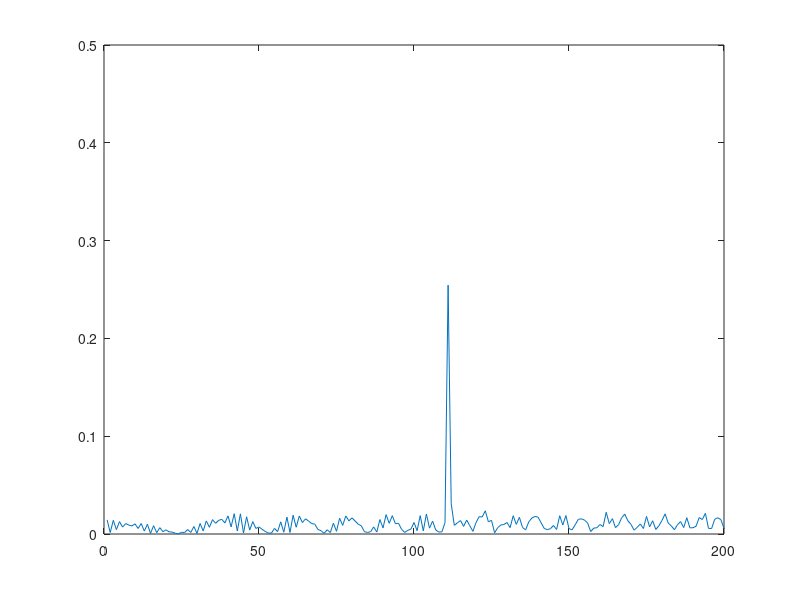
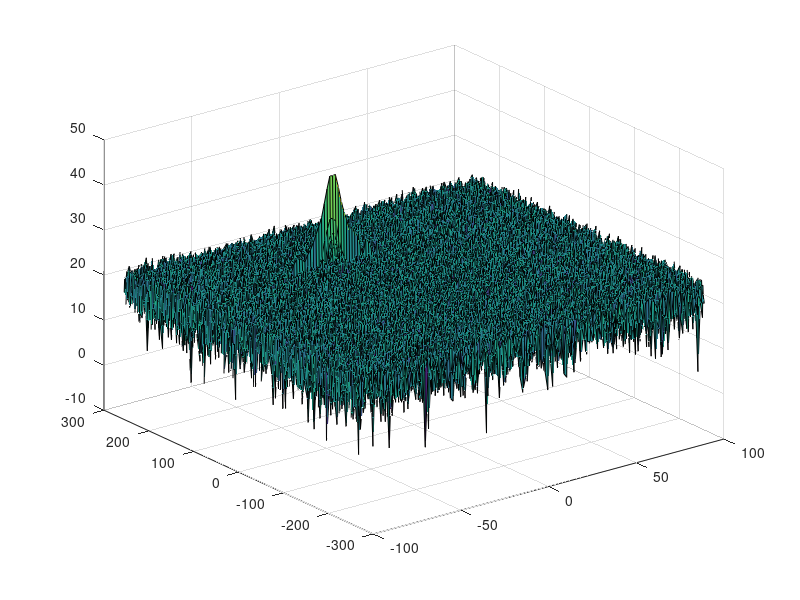

Recreate these plots in MATLAB, in order. (Note: this script raises an error after producing the figures.)
close all
clear all
clc;

%% Radar Specifications 
%%%%%%%%%%%%%%%%%%%%%%%%%%%
% Frequency of operation = 77GHz
% Max Range = 200m
% Range Resolution = 1 m
% Max Velocity = 100 m/s
%%%%%%%%%%%%%%%%%%%%%%%%%%%

%speed of light = 3e8

Rmax = 200;  % m
Rres = 1;    % m
Vres = 3;    % m/s
Vmax = 70;   % m/s
c    = 3e8;  % m/s

sweepFactor = 5.5;

%% User Defined Range and Velocity of target
% *%TODO* :
% define the target's initial position and velocity. Note : Velocity
% remains contant
Rtarget = 110;  % m
Vtarget = -20;   % m/s
 


%% FMCW Waveform Generation

% *%TODO* :
%Design the FMCW waveform by giving the specs of each of its parameters.
% Calculate the Bandwidth (B), Chirp Time (Tchirp) and Slope (slope) of the FMCW
% chirp using the requirements above.

B      = c/(2 * Rres); %Bandwidth(Bsweep)=speed_of_light/(2*rangeResolution)
Tchirp = sweepFactor * 2 * Rmax / c;
slope  = B / Tchirp;

%Operating carrier frequency of Radar 
fc= 77e9;             %carrier freq

                                                          
%The number of chirps in one sequence. Its ideal to have 2^ value for the ease of running the FFT
%for Doppler Estimation. 
Nd=128;                   % #of doppler cells OR #of sent periods % number of chirps

%The number of samples on each chirp. 
Nr=1024;                  %for length of time OR # of range cells

% Timestamp for running the displacement scenario for every sample on each
% chirp
t=linspace(0,Nd*Tchirp,Nr*Nd); %total time for samples


%Creating the vectors for Tx, Rx and Mix based on the total samples input.
Tx=zeros(1,length(t)); %transmitted signal
Rx=zeros(1,length(t)); %received signal
Mix = zeros(1,length(t)); %beat signal

%Similar vectors for range_covered and time delay.
r_t=zeros(1,length(t));
td=zeros(1,length(t));


%% Signal generation and Moving Target simulation
% Running the radar scenario over the time. 

% t(1:50)

for i=1:length(t)         
    
    
    % *%TODO* :
    %For each time stamp update the Range of the Target for constant velocity. 
    if (i > 1)
        Rtarget = Rtarget + Vtarget * (t(i) - t(i - 1));
    end
    
    tD = 2 * Rtarget / c ;
    
    % *%TODO* :
    %For each time sample we need update the transmitted and
    %received signal. 
    Tx(i) = cos( 2*pi * (fc * t(i) + slope * (t(i)^2) / 2));
    Rx(i) = cos( 2*pi * (fc * (t(i) - tD) + (slope * (t(i) - tD)^2 ) / 2));
    
    % *%TODO* :
    %Now by mixing the Transmit and Receive generate the beat signal
    %This is done by element wise matrix multiplication of Transmit and
    %Receiver Signal
    Mix(i) = Tx(i) * Rx(i);
    
end

%% RANGE MEASUREMENT


 % *%TODO* :
%reshape the vector into Nr*Nd array. Nr and Nd here would also define the size of
%Range and Doppler FFT respectively.
signal     = reshape(Mix, [Nr, Nd]);

 % *%TODO* :
%run the FFT on the beat signal along the range bins dimension (Nr) and
%normalize.
signal_fft = fft(signal, Nr, 1);

 % *%TODO* :
% Take the absolute value of FFT output
P2 = abs(signal_fft/Nr);

 % *%TODO* :
% Output of FFT is double sided signal, but we are interested in only one side of the spectrum.
% Hence we throw out half of the samples.
P1 = P2(1:Nr/2 + 1);


%plotting the range


 % *%TODO* :
 % plot FFT output 


figure ('Name','Range from First FFT')  %plotting the range
plot(P1);                               % plot FFT output 
axis ([0 200 0 0.5]);


%% RANGE DOPPLER RESPONSE
% The 2D FFT implementation is already provided here. This will run a 2DFFT
% on the mixed signal (beat signal) output and generate a range doppler
% map.You will implement CFAR on the generated RDM


% Range Doppler Map Generation.

% The output of the 2D FFT is an image that has reponse in the range and
% doppler FFT bins. So, it is important to convert the axis from bin sizes
% to range and doppler based on their Max values.

Mix=reshape(Mix,[Nr,Nd]);

% 2D FFT using the FFT size for both dimensions.
sig_fft2 = fft2(Mix,Nr,Nd);

% Taking just one side of signal from Range dimension.
sig_fft2 = sig_fft2(1:Nr/2,1:Nd);
sig_fft2 = fftshift (sig_fft2);
RDM = abs(sig_fft2);
RDM = 10*log10(RDM) ;

%use the surf function to plot the output of 2DFFT and to show axis in both
%dimensions
doppler_axis = linspace(-100,100,Nd);
range_axis = linspace(-200,200,Nr/2)*((Nr/2)/400);
figure,surf(doppler_axis,range_axis,RDM);

%% CFAR implementation

%Slide Window through the complete Range Doppler Map

% *%TODO* :
%Select the number of Training Cells in both the dimensions.
Tc = 8;
Tr = 10;

% *%TODO* :
%Select the number of Guard Cells in both dimensions around the Cell under 
%test (CUT) for accurate estimation
Gc = 2;
Gr = 4;

Cols = 2 * (Tc + Gc) + 1;
Rows = 2 * (Tr + Gr) + 1;

TrnCells = 2* Tc * (2* (Tr + Gr) + 1) + 2*Tr * (2 * Gc + 1);


% Create a sliding window of 1s of the following size
% 
%              T T T T T T T T T T T 
%              T T T T T T T T T T T 
%              T T T G G G G G T T T 
%              T T T G G C G G T T T 
%              T T T G G G G G T T T 
%              T T T T T T T T T T T 
%              T T T T T T T T T T T 
          
window   = ones(Rows, Cols);

% Mofidy the sliding window so that only trainig cells have 1s. Those are
% the cells for which nose needs to be added
% 
%              1 1 1 1 1 1 1 1 1 1 1
%              1 1 1 1 1 1 1 1 1 1 1
%              1 1 1 0 0 0 0 0 1 1 1 
%              1 1 1 0 0 0 0 0 1 1 1 
%              1 1 1 0 0 0 0 0 1 1 1  
%              1 1 1 1 1 1 1 1 1 1 1
%              1 1 1 1 1 1 1 1 1 1 1

for row = 1:Rows
    for col = 1:Cols
        
        if ((row > Tr) && (row <= (Tr + 2*Gr + 1)) && (col > Tc) ...
                && (col <= Tc + 2 * Gc + 1))
           window(row, col) = 0;            
        end        
    end
end

% *%TODO* :
% offset the threshold by SNR value 
offset = 5;

% *%TODO* :
%Create a vector to store noise_level for each iteration on training cells
noise_matrix = zeros(size(window));

% *%TODO* :
%design a loop such that it slides the CUT across range doppler map by
%giving margins at the edges for Training and Guard Cells.
%For every iteration sum the signal level within all the training
%cells. To sum convert the value from logarithmic to linear using db2pow
%function. Average the summed values for all of the training
%cells used. After averaging convert it back to logarithimic using pow2db.
%Further add the offset to it to determine the threshold. Next, compare the
%signal under CUT with this threshold. If the CUT level > threshold assign
%it a value of 1, else equate it to 0.


% Use RDM[x,y] as the matrix from the output of 2D FFT for implementing
% CFAR

winSize  = size(window);
RSMSize  = size(RDM);
RDM_CFAR = zeros(RSMSize);

for row = 1:(RSMSize(1) - 2*(Gr+Tr))  
    for col = 1:(RSMSize(2) - 2*(Gc+Tc))
        
        % Calculate the noise matrix by multiplying the sliding window with
        % the RDM matrix matching the sliding window size
        noise_matrix = window.*RDM(row:(winSize(1) + row - 1), col:(winSize(2) + col - 1));
        noise_matrix = db2pow(noise_matrix);                % Convert from decibal to linear scale
        noise       = sum(sum(noise_matrix, 'All'));        % Add all the noises from the noise_matrix
        threshold   = (noise / TrnCells) * offset;          % Average the Noise and multiplying the offset
        threshold   = pow2db(threshold);                    % Convert to decibal 
        signal      = RDM(row + Tr + Gr, col + Tc + Gc);    % Extract the signal from CUT cell
        
        if signal > threshold
            RDM_CFAR(row + Tr + Gr, col + Tc + Gc) = 1;
        end
        
        fprintf(' %i, %i Thresh: %0.3f, Signal: %0.3f \n', row, col, threshold, signal);
             
    end
    
end


% *%TODO* :
%display the CFAR output using the Surf function like we did for Range
%Doppler Response output.
figure('Name','CA-CFAR Filtered RDM'),surf(doppler_axis,range_axis,RDM_CFAR);
colorbar;
